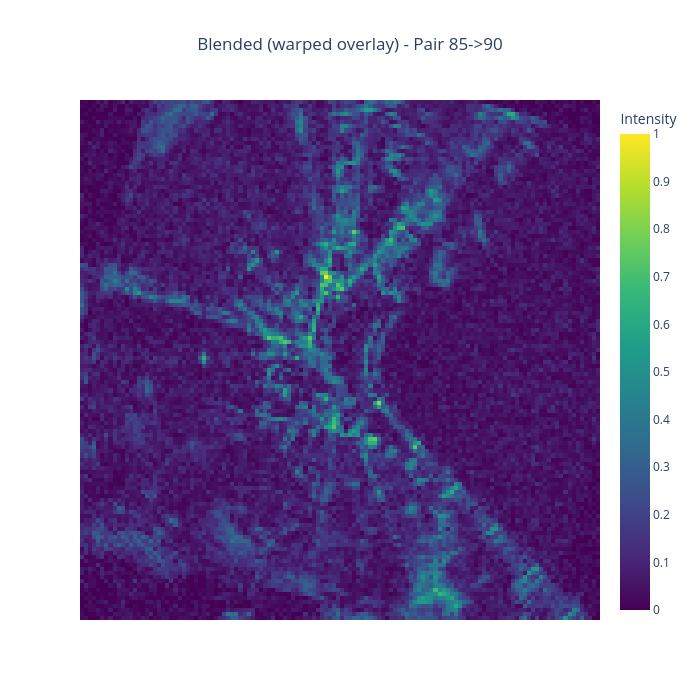

The code cell stored with this chart in its notebook:
### Code cell
if img1 is not None and img2 is not None and meta_df is not None:
    fig2 = go.Figure(data=go.Heatmap(
        z=blended_norm,
        colorscale='Viridis',
        showscale=True,
        colorbar_title='Intensity'
    ))
    fig2.update_layout(
        title_text=f'Blended (warped overlay) - Pair {frame1}->{frame2}',
        title_x=0.5,
        height=700,
        width=700,
    )
    fig2.update_xaxes(showticklabels=False, showgrid=False)
    fig2.update_yaxes(showticklabels=False, showgrid=False)
    fig.update_yaxes(scaleratio=1)
    fig2.show()
else:
    print('Cannot display: missing data files.')

### Figure 1 — Plotly figure (JSON) as saved in the notebook; plotly's stock layout.template omitted (floating-point values rounded to 4 significant figures; data arrays with more than 128 entries replaced by an {"elided": "..."} marker saying what was removed)
{"data": [{"colorbar": {"title": {"text": "Intensity"}}, "colorscale": [[0, "#440154"], [0.1111, "#482878"], [0.2222, "#3e4989"], [0.3333, "#31688e"], [0.4444, "#26828e"], [0.5556, "#1f9e89"], [0.6667, "#35b779"], [0.7778, "#6ece58"], [0.8889, "#b5de2b"], [1, "#fde725"]], "showscale": true, "type": "heatmap", "z": {"elided": "128x128 float values"}}], "layout": {"height": 700, "title": {"text": "Blended (warped overlay) - Pair 85->90", "x": 0.5}, "width": 700, "xaxis": {"showgrid": false, "showticklabels": false}, "yaxis": {"showgrid": false, "showticklabels": false}}}
